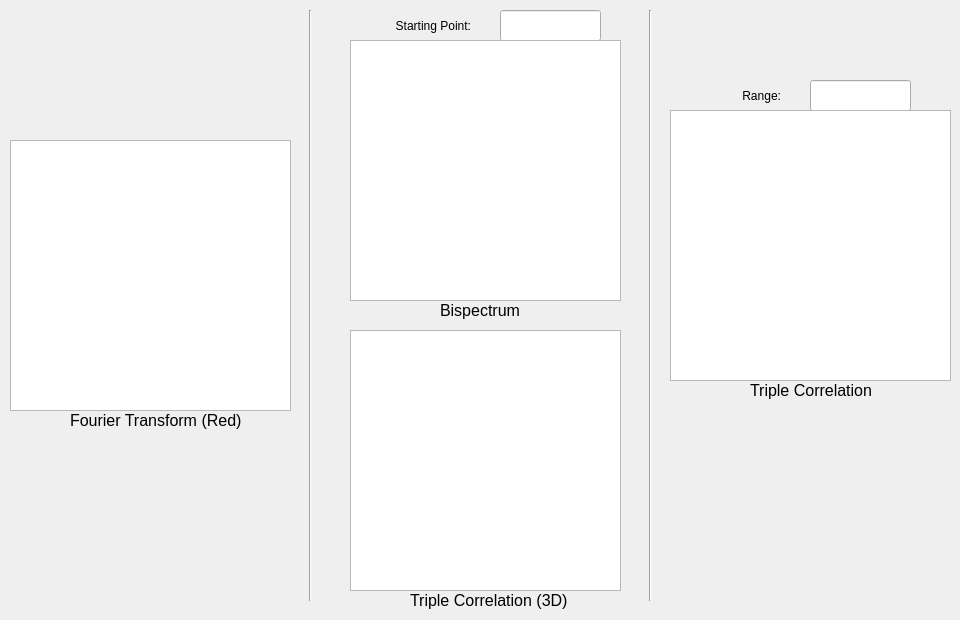
     <widget class="QWidget" name="tripleOutputTab">
      <attribute name="title">
       <string>Triple-Correlation</string>
      </attribute>
      <widget class="QLabel" name="labelRed_4">
       <property name="geometry">
        <rect>
         <x>70</x>
         <y>410</y>
         <width>181</width>
         <height>21</height>
        </rect>
       </property>
       <property name="font">
        <font>
         <pointsize>12</pointsize>
        </font>
       </property>
       <property name="text">
        <string>Fourier Transform (Red)</string>
       </property>
      </widget>
      <widget class="Line" name="line_2">
       <property name="geometry">
        <rect>
         <x>300</x>
         <y>10</y>
         <width>20</width>
         <height>591</height>
        </rect>
       </property>
       <property name="orientation">
        <enum>Qt::Vertical</enum>
       </property>
      </widget>
      <widget class="QLabel" name="crossRange_2">
       <property name="geometry">
        <rect>
         <x>360</x>
         <y>10</y>
         <width>111</width>
         <height>31</height>
        </rect>
       </property>
       <property name="text">
        <string>Starting Point:</string>
       </property>
       <property name="alignment">
        <set>Qt::AlignRight|Qt::AlignTrailing|Qt::AlignVCenter</set>
       </property>
      </widget>
      <widget class="QLineEdit" name="crossRangeTextbox_2">
       <property name="geometry">
        <rect>
         <x>500</x>
         <y>10</y>
         <width>101</width>
         <height>31</height>
        </rect>
       </property>
       <property name="text">
        <string/>
       </property>
      </widget>
      <widget class="QLabel" name="labelRed_9">
       <property name="geometry">
        <rect>
         <x>440</x>
         <y>300</y>
         <width>101</width>
         <height>21</height>
        </rect>
       </property>
       <property name="font">
        <font>
         <pointsize>12</pointsize>
        </font>
       </property>
       <property name="text">
        <string>Bispectrum</string>
       </property>
      </widget>
      <widget class="QLabel" name="labelRed_10">
       <property name="geometry">
        <rect>
         <x>410</x>
         <y>590</y>
         <width>181</width>
         <height>21</height>
        </rect>
       </property>
       <property name="font">
        <font>
         <pointsize>12</pointsize>
        </font>
       </property>
       <property name="text">
        <string>Triple Correlation (3D)</string>
       </property>
      </widget>
      <widget class="Line" name="line_4">
       <property name="geometry">
        <rect>
         <x>640</x>
         <y>10</y>
         <width>20</width>
         <height>591</height>
        </rect>
       </property>
       <property name="orientation">
        <enum>Qt::Vertical</enum>
       </property>
      </widget>
      <widget class="QLineEdit" name="crossRangeTextbox_3">
       <property name="geometry">
        <rect>
         <x>810</x>
         <y>80</y>
         <width>101</width>
         <height>31</height>
        </rect>
       </property>
       <property name="text">
        <string/>
       </property>
      </widget>
      <widget class="QLabel" name="crossRange_3">
       <property name="geometry">
        <rect>
         <x>720</x>
         <y>80</y>
         <width>61</width>
         <height>31</height>
        </rect>
       </property>
       <property name="text">
        <string>Range:</string>
       </property>
       <property name="alignment">
        <set>Qt::AlignRight|Qt::AlignTrailing|Qt::AlignVCenter</set>
       </property>
      </widget>
      <widget class="QLabel" name="labelRed_11">
       <property name="geometry">
        <rect>
         <x>750</x>
         <y>380</y>
         <width>141</width>
         <height>21</height>
        </rect>
       </property>
       <property name="font">
        <font>
         <pointsize>12</pointsize>
        </font>
       </property>
       <property name="text">
        <string>Triple Correlation</string>
       </property>
      </widget>
      <widget class="QGraphicsView" name="imageRed_4">
       <property name="geometry">
        <rect>
         <x>10</x>
         <y>140</y>
         <width>281</width>
         <height>271</height>
        </rect>
       </property>
      </widget>
      <widget class="QGraphicsView" name="imageRed_9">
       <property name="geometry">
        <rect>
         <x>350</x>
         <y>40</y>
         <width>271</width>
         <height>261</height>
        </rect>
       </property>
      </widget>
      <widget class="QGraphicsView" name="imageRed_10">
       <property name="geometry">
        <rect>
         <x>350</x>
         <y>330</y>
         <width>271</width>
         <height>261</height>
        </rect>
       </property>
      </widget>
      <widget class="QGraphicsView" name="imageRed_12">
       <property name="geometry">
        <rect>
         <x>670</x>
         <y>110</y>
         <width>281</width>
         <height>271</height>
        </rect>
       </property>
      </widget>
     </widget>
